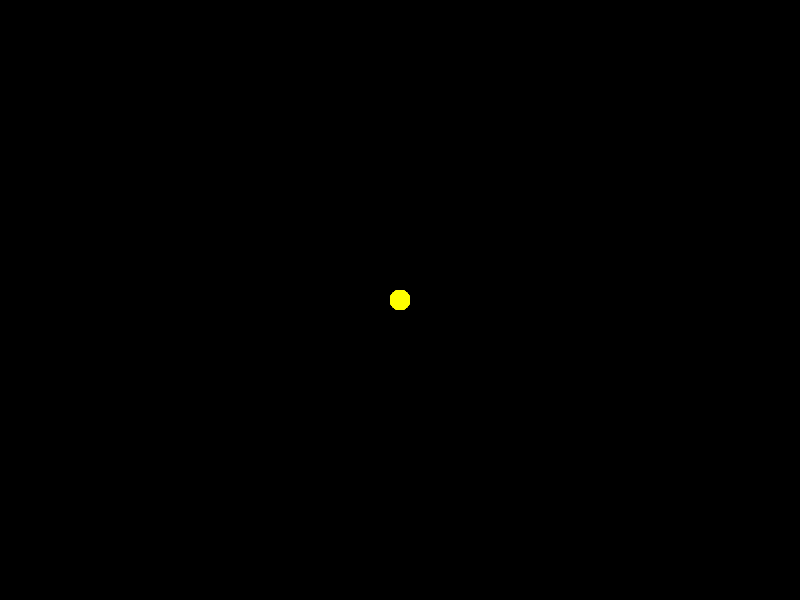
Frame 1 (no input)
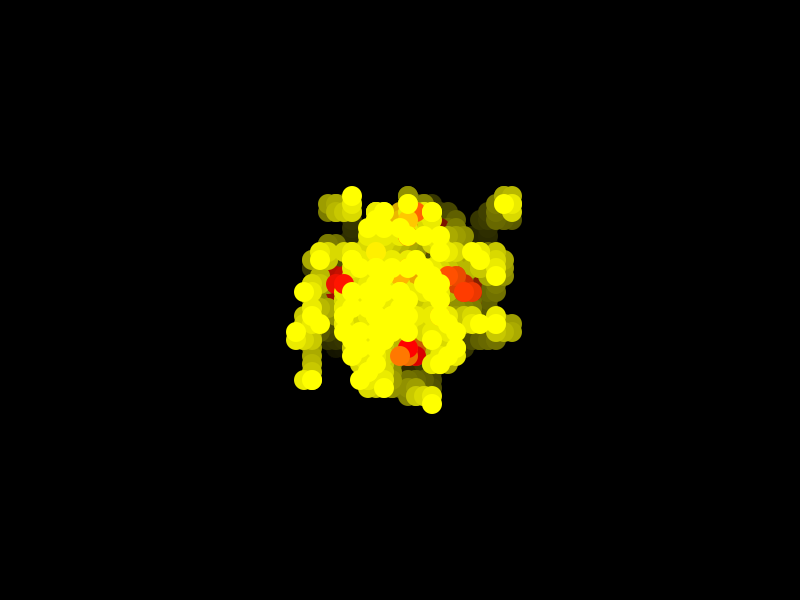
Frame 60 (the mouse pressed at the canvas centre just before this capture)
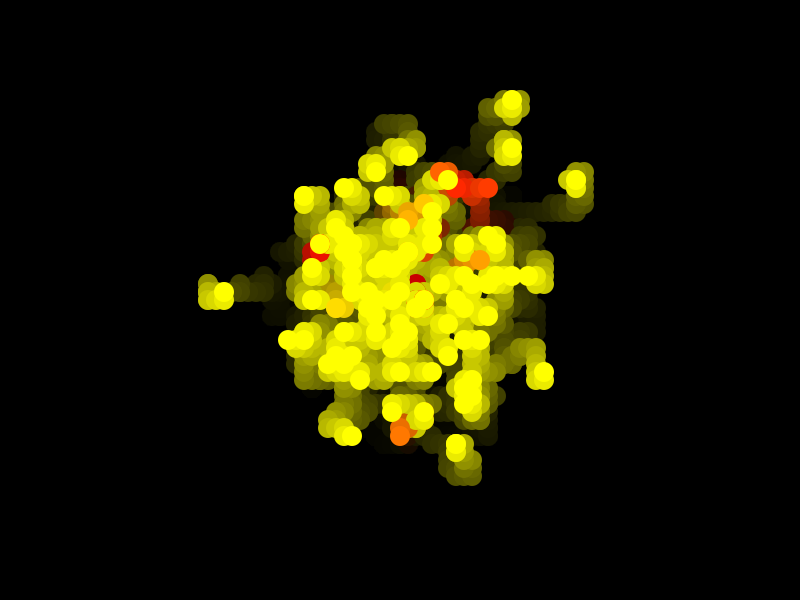
Frame 120 (the mouse held since frame 60 and released just before this capture)

The Processing sketch that drew these frames (run headless with seeded random() and noise(); from frame 60 on, the mouse is pressed at the canvas centre):

// Processing sketch: processing_111216
// ── processing_111216.pde

RandomWalker rw;
RandomWalker rw2;

RandomWalker [] randomKiste;
void setup() {
  randomKiste = new RandomWalker[100];
  for (int i=0; i<100; i++) {
    randomKiste[i] = new RandomWalker(255, i* 20, 0);
  }
  size(800, 600);
  noStroke();
  background(0);
  frameRate(70);
}
void draw() {
  fill(0, 20);
  rect(0, 0, 800, 600);
  for(int i=0; i<100; i++){
  randomKiste[i].step();
  }
}

class RandomWalker { 
  float x = 400;
  float y = 300;
  float r = 1;
  float red = random(100, 255);
  float green = random(100, 255);
  float blue = random(100, 255);

  RandomWalker(float rd, float grn, float bl) {
    red = rd;
    green = grn;
    blue = bl;
  }

  void step() {

    fill(red, green, blue);
    ellipse(x, y, 20, 20);
    r=random(4);
    if (r<=1) {
      x = x + 8;
    }
    else if (r<=2) {
      x = x - 8;
    }
    else if (r<=3) {
      y = y + 8;
    }
    else {
      y = y -8;
    }
    if (x>800) {
      x=0;
    }
    if (x<0) {
      x=800;
    }
    if (y>600) {
      y=0;
    }
    if (y<0) {
      y=600;
    }
  }
}
